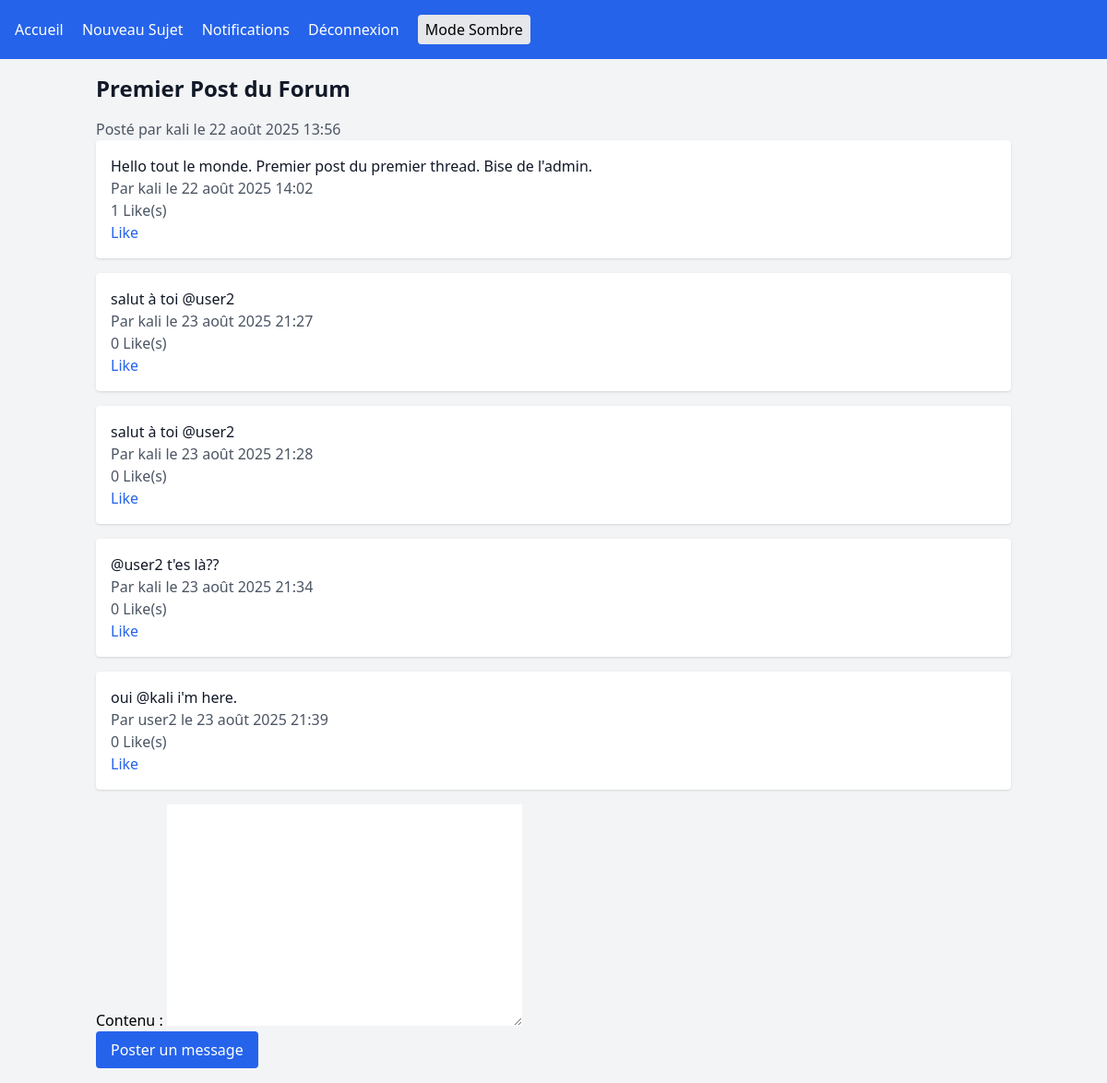
The page /sujet/1/ (signed in) on the database its author committed.
### discussion/models.py (models this page shows, shortened)
class Sujet(models.Model):
    titre = models.CharField(max_length=200)
    auteur = models.ForeignKey(User, on_delete=models.CASCADE)
    categorie = models.ForeignKey(Category, on_delete=models.SET_NULL, null=True, blank=True)
    tags = models.ManyToManyField(Tag, blank=True)
    date_creation = models.DateTimeField(auto_now_add=True)
    updated_at = models.DateTimeField(auto_now=True)

class Message(models.Model):
    contenu = models.TextField()
    auteur = models.ForeignKey(User, on_delete=models.CASCADE)
    sujet = models.ForeignKey(Sujet, on_delete=models.CASCADE, related_name='messages')
    date_creation = models.DateTimeField(auto_now_add=True)

### discussion/views.py (the view)
# urls.py: path('sujet/<int:pk>/', views.sujet_detail, name='sujet_detail'),
def sujet_detail(request, pk):
    sujet = get_object_or_404(Sujet, pk=pk)
    messages = sujet.messages.all()
    if request.method == 'POST':
        form = MessageForm(request.POST)
        if form.is_valid():
            message = form.save(commit=False)
            message.sujet = sujet
            message.auteur = request.user
            message.save()
            content = form.cleaned_data['contenu']
            usernames = {word[1:] for word in content.split() if word.startswith('@') and len(word) > 1}
            for username in usernames:
                try:
                    user = User.objects.get(username=username)
                    Notification.objects.get_or_create(utilisateur=user, message=message)
                except User.DoesNotExist:
                    pass
            return redirect('sujet_detail', pk=sujet.pk)
    else:
        form = MessageForm()
    context = {
        'sujet': sujet,
        'messages': messages,
        'form': form,
        'unread_notifications': Notification.objects.filter(utilisateur=request.user, lu=False).count() if request.user.is_authenticated else 0
    }
    return render(request, 'discussion/sujet_detail.html', context)

### discussion/forms.py
class MessageForm(forms.ModelForm):
    class Meta:
        model = Message
        fields = ['contenu']

### discussion/templates/discussion/sujet_detail.html (shortened to what this page needs)
{% extends 'discussion/base.html' %}
{% load static %}
{% block content %}
<h1 class="text-2xl font-bold mb-4 text-gray-900 dark:text-white">{{ sujet.titre }}</h1>
<p class="text-gray-600 dark:text-gray-300">
    Posté par {{ sujet.auteur }} le {{ sujet.date_creation }}
</p>
{% for message in messages %}
<div class="bg-white dark:bg-gray-800 p-4 mb-4 rounded shadow">
    <p class="text-gray-900 dark:text-white">{{ message.contenu }}</p>
    <p class="text-gray-600 dark:text-gray-300">Par {{ message.auteur }} le {{ message.date_creation }}</p>
    <p class="text-gray-600 dark:text-gray-300">{{ message.likes.count }} Like(s)</p>
    {% if user.is_authenticated %}
    <form method="post" action="{% url 'like_message' message.id %}" class="inline">
        <button type="submit" class="text-blue-600 dark:text-blue-400 hover:underline">
            {% if user in message.likes.all %}Unlike{% else %}Like{% endif %}
        </button>
    </form>
    {% endif %}
</div>
{% empty %}
<p class="text-gray-600 dark:text-gray-300">Aucun message.</p>
{% endfor %}
{% if user.is_authenticated %}
<form method="post" class="mt-4">
    {{ form.as_p }}
    <button type="submit"
        class="bg-blue-600 text-white px-4 py-2 rounded hover:bg-blue-700 dark:bg-blue-700 dark:hover:bg-blue-800">
        Poster un message
    </button>
</form>
{% endif %}
{% endblock %}

### rows shown on the page
Sujet: titre "Premier Post du Forum", auteur "kali", date_creation "22 août 2025 13:56"
Message: contenu "Hello tout le monde. Premier post du premier thread. Bise de l'admin.", auteur "kali", date_creation "22 août 2025 14:02", likes.count "1", shows "Like"
Message: contenu "salut à toi @user2", auteur "kali", date_creation "23 août 2025 21:27", likes.count "0", shows "Like"
Message: contenu "salut à toi @user2", auteur "kali", date_creation "23 août 2025 21:28", likes.count "0", shows "Like"
Message: contenu "@user2 t'es là??", auteur "kali", date_creation "23 août 2025 21:34", likes.count "0", shows "Like"
Message: contenu "oui @kali i'm here.", auteur "user2", date_creation "23 août 2025 21:39", likes.count "0", shows "Like"
